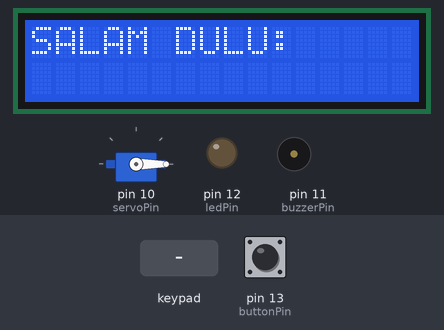
The sketch below on a simulated Arduino Uno, built with avr-gcc and run on an emulated ATmega328P. On the bench: servo, 16×2 character LCD, output pins drawn as LEDs (lit = HIGH), buzzer (waves = sounding). The test bench sets the inputs (shaded band); at power-on: pin 13 (buttonPin) HIGH.

Above: at 1.2 s.
1.3 s: keypad keys 4 6 1 6 # pressed 0.4 s apart
At 4.1 s:
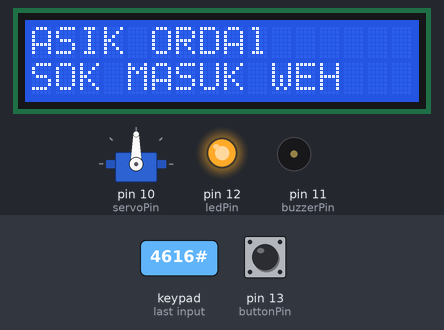
4.8 s: key '1' pressed
At 5.5 s:
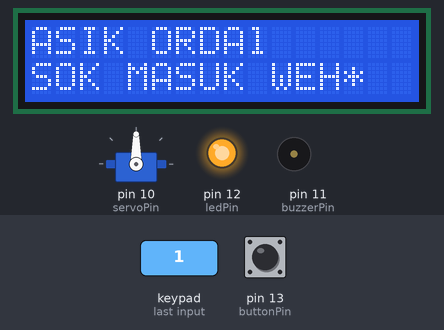
7.8 s: keypad keys 2 3 4 5 # pressed 0.4 s apart
At 11.1 s:
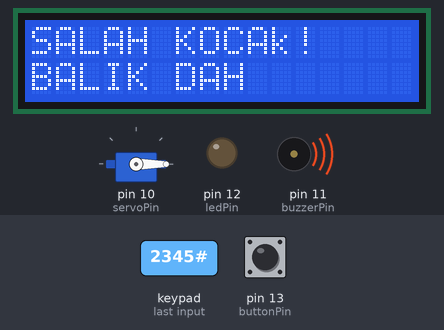
12.8 s: pin 13 (buttonPin) pulled LOW for 3.2 s
At 14.4 s:
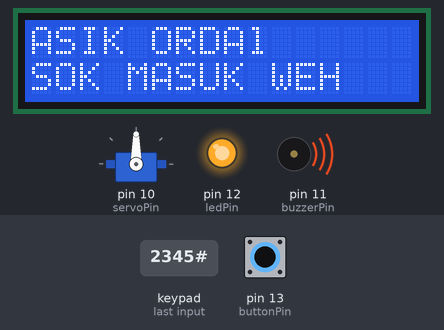
19.0 s: keypad keys 6 7 8 9 # pressed 0.4 s apart
At 20.83 s:
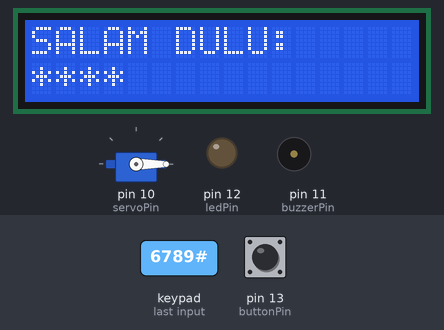
24.0 s: key '2' pressed
At 25.8 s:
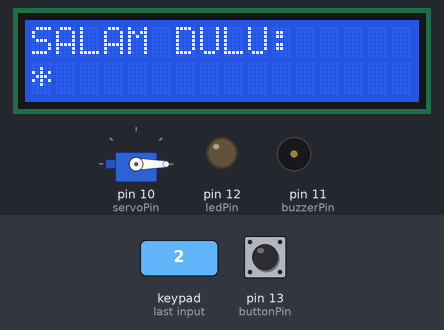
Timing chart, 0 to 27.3 s (numbered marks = the images above; inputs shaded):
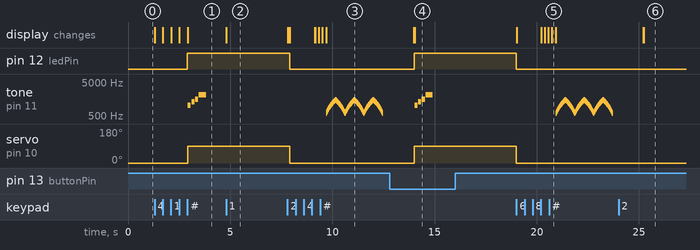

Measured:
- after the input at 1.3 s, pin 12 (ledPin): LOW → HIGH after 1.6 s; tone on pin 11 (buzzerPin): plays 1047 Hz for 0.15 s, 1319 Hz for 0.15 s, 1568 Hz for 0.15 s, 2093 Hz for 0.35 s, starting after 1.6 s; servo on pin 10 (servoPin): 0° → 90° after 1.6 s; the display: first changes at once (image 1 shows a later state)
- after the input at 4.8 s, the display: changes at once (image 2)
- after the input at 7.8 s, tone on pin 11 (buzzerPin): plays 600 Hz for 0.01 s, 620 Hz for 0.01 s, 640 Hz for 0.01 s, 660 Hz for 0.01 s, 680 Hz for 0.01 s, 700 Hz for 0.01 s … (271 notes in this stretch), starting after 1.9 s; the display: first changes at once (image 3 shows a later state)
- after the input at 12.8 s, pin 12 (ledPin): LOW → HIGH after 1.2 s, → LOW 5.0 s later; tone on pin 11 (buzzerPin): plays 1047 Hz for 0.15 s, 1319 Hz for 0.15 s, 1568 Hz for 0.15 s, 2093 Hz for 0.35 s, starting after 1.2 s
- after the input at 19.0 s, tone on pin 11 (buzzerPin): plays 600 Hz for 0.01 s, 620 Hz for 0.01 s, 640 Hz for 0.01 s, 660 Hz for 0.01 s, 680 Hz for 0.01 s, 700 Hz for 0.01 s … (271 notes in this stretch), starting after 1.9 s; the display: first differs from a run without the input after 1.2 s (image 5 shows a later state)
- after the input at 24.0 s, the display: first differs from a run without the input after 1.2 s (image 6)

The sketch:

sketch.ino
```cpp
#include <Keypad.h>
#include <LiquidCrystal_I2C.h>
#include <Servo.h>

const byte ROWS = 4;
const byte COLS = 4;

char keys[ROWS][COLS] = {
  {'1', '2', '3', 'A'},
  {'4', '5', '6', 'B'},
  {'7', '8', '9', 'C'},
  {'*', '0', '#', 'D'}
};

byte rowPins[ROWS] = {2, 3, 4, 5};
byte colPins[COLS] = {6, 7, 8, 9};

Keypad keypad = Keypad(makeKeymap(keys), rowPins, colPins, ROWS, COLS);

LiquidCrystal_I2C lcd(0x27, 16, 2);
Servo doorServo;

const int servoPin = 10;
const int buzzerPin = 11;
const int ledPin = 12;
const int buttonPin = 13;

const String password = "4616";
String inputPIN = "";

bool pintuTerbuka = false;
unsigned long waktuBuka = 0;
const unsigned long durasiBuka = 5000;

void bunyiBerhasil() {
  tone(buzzerPin, 1047, 150);
  delay(180);

  tone(buzzerPin, 1319, 150);
  delay(180);

  tone(buzzerPin, 1568, 150);
  delay(180);

  tone(buzzerPin, 2093, 350);
  delay(400);

  noTone(buzzerPin);
}

void bunyiGagal() {
  for (int i = 0; i < 3; i++) {

    // Sirine naik
    for (int freq = 600; freq <= 1500; freq += 20) {
      tone(buzzerPin, freq);
      delay(10);
    }

    // Sirine turun
    for (int freq = 1500; freq >= 600; freq -= 20) {
      tone(buzzerPin, freq);
      delay(10);
    }
  }

  noTone(buzzerPin);
}

void tampilkanAwal() {
  lcd.clear();
  lcd.setCursor(0, 0);
  lcd.print("SALAM DULU:");
  lcd.setCursor(0, 1);
}

void kunciPintu() {
  doorServo.write(0);
  digitalWrite(ledPin, LOW);
  pintuTerbuka = false;

  lcd.clear();
  lcd.setCursor(0, 0);
  lcd.print("SALAM DULU");
  delay(1200);

  inputPIN = "";
  tampilkanAwal();
}

void bukaPintu() {
  doorServo.write(90);
  digitalWrite(ledPin, HIGH);
  pintuTerbuka = true;
  waktuBuka = millis();

  lcd.clear();
  lcd.setCursor(0, 0);
  lcd.print("ASIK ORDAl");
  lcd.setCursor(0, 1);
  lcd.print("SOK MASUK WEH");

  bunyiBerhasil();
}

void setup() {
  pinMode(ledPin, OUTPUT);
  pinMode(buzzerPin, OUTPUT);
  pinMode(buttonPin, INPUT_PULLUP);

  doorServo.attach(servoPin);
  doorServo.write(0);

  lcd.init();
  lcd.backlight();

  tampilkanAwal();
}

void loop() {
  char key = keypad.getKey();

  // Tombol dari dalam rumah
  if (digitalRead(buttonPin) == LOW && !pintuTerbuka) {
    lcd.clear();
    lcd.setCursor(0, 0);
    lcd.print("TOMBOL DALAM");
    lcd.setCursor(0, 1);
    lcd.print("MEMBUKA PINTU");
    bukaPintu();
    delay(300);
  }

  // Membaca keypad
  if (key) {
    if (key >= '0' && key <= '9') {
      if (inputPIN.length() < 8) {
        inputPIN += key;
        lcd.print("*");
      }
    }

    if (key == '*') {
      inputPIN = "";
      tampilkanAwal();
    }

    if (key == '#') {
      if (inputPIN == password) {
        bukaPintu();
      } else {
        lcd.clear();
        lcd.setCursor(0, 0);
        lcd.print("SALAH KOCAk!");
        lcd.setCursor(0, 1);
        lcd.print("BALIK DAH");
        bunyiGagal();
        delay(1500);

        inputPIN = "";
        tampilkanAwal();
      }
    }
  }

  // Kunci kembali otomatis setelah 5 detik
  if (pintuTerbuka && millis() - waktuBuka >= durasiBuka) {
    kunciPintu();
  }
}
```
